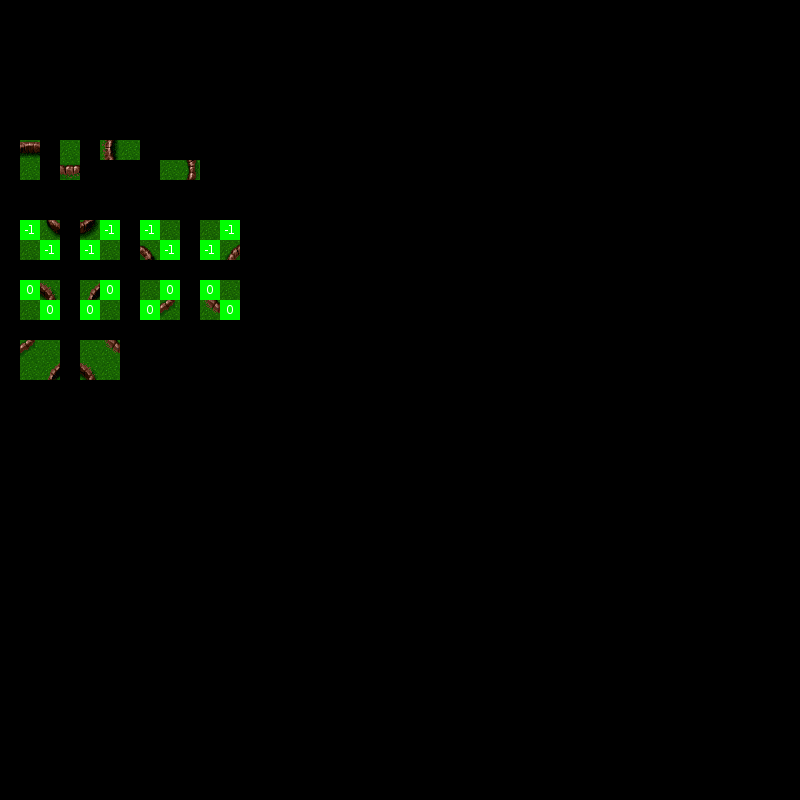

Rendered tile map (Tiled .tmx) drawn with the repository's tilesets; below, a short description and the map source with its tile grids summarised:
An orthogonal 40x40 tile map with 20x20 px tiles, 3 tile layers (ruleRegions, ruleSet, rule_floor), 2 tilesets.

<map version="1.0" orientation="orthogonal" width="40" height="40" tilewidth="20" tileheight="20">
 <properties>
  <property name="AutomapRadius" value="1" />
 </properties>
 <tileset firstgid="1" name="tileset" tilewidth="20" tileheight="20">
  <image source="../../assets/img/tileset.png" trans="ff00ff" width="560" height="320" />
 </tileset>
 <tileset firstgid="449" name="map_helper" tilewidth="20" tileheight="20">
  <image source="../../assets/img/map_helper.png" width="160" height="100" />
 </tileset>
 <layer name="ruleRegions" width="40" height="40" opacity="0.85">
  <data>[1600 cells, 60 non-empty, 2 distinct tile ids]</data>
 </layer>
 <layer name="ruleSet" width="40" height="40">
  <data>[1600 cells, 48 non-empty, 2 distinct tile ids]</data>
 </layer>
 <layer name="rule_floor" width="40" height="40">
  <data>[1600 cells, 36 non-empty, 14 distinct tile ids]</data>
 </layer>
</map>
